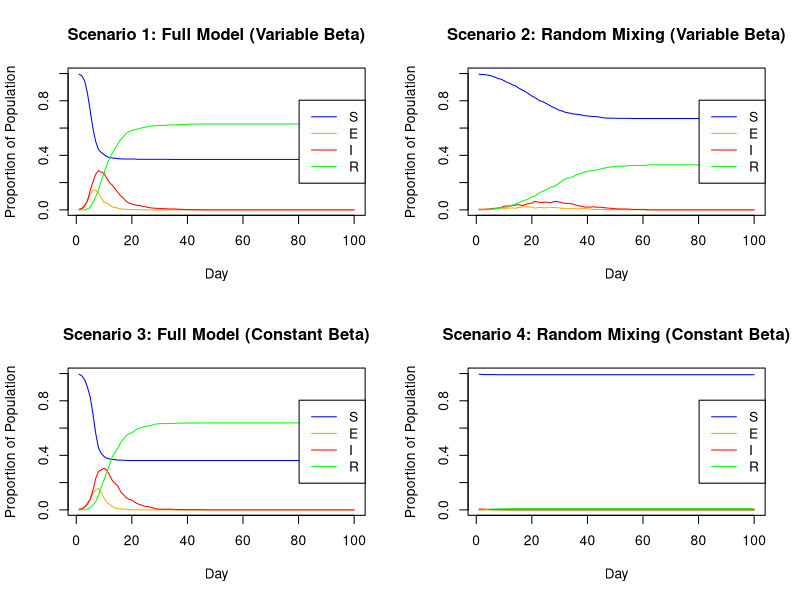

This chart was generated by the following R code:
#  Statistical Programming Group Project 2
#  Group 18 Members and Contributions:
#  Farah Nur Jannah Binti Farok (S2891743): Sections 1 and 2
#  Marta Gorecka (S1866561): Sections 2 & 3
#  Farell Zevic (S2810226): Sections 4 and 5

# ----------------------------------------------------------------

#  Code to simulate an SEIR epidemic model on a population network.
#  The population is divided into households, and each person also has a set of non-household contacts. 
#  Transmission can occur through household, close contact, or random mixing.
#  The code implements the following components:
#  1. Generate household assignments for each person.
#  2. Generate a network of non-household contacts based on sociability.
#  3. Simulate SEIR dynamics over time.
#  4. Visualize proportions of Susceptible, Exposed, Infectious, and Recovered individuals.
#  5. Compare four scenarios combining heterogeneous/constant sociability and random/full mixing.


# ------------------------ 1. Household distribution ---------------------------
#  Each person in the population belongs to a household.
#  Household sizes are uniformly distributed between 1 and hmax.
#  The vector h indicates which household each person belongs to; people with the same household number(ID) live in the same household.

set.seed(0)
n <- 1000 # population test size
hmax <- 5 # max household size
h <- rep(1:(n %/% hmax + 1), sample(1:hmax, n %/% hmax + 1, replace=TRUE))[1:n] # generate household IDs with sizes uniformly distributed between 1 and hmax


# ------------------------- 2.  Network of regular contacts --------------------
# function to generate non-household contacts
beta <- runif(n, 0, 1) #n vector of βi
get.net <- function(beta, h, nc = 15) {
  # beta = sociability vector all individuals
  # h = household membership vector
  # nc = average number of non-household contacts per person
  n <- length(beta) # total number of people
  bm <- mean(beta) # mean of vector beta
  contacts <- vector("list", n) # create empty list for each person
  
  for (i in seq_len(n)) {
    non_household <- which(h != h[i]) # identify people NOT in the same household as person i
    probij <- nc * beta[i] * beta[non_household] / (bm^2 * (n-1)) # probability links
    isampled <- runif(length(non_household)) < probij # randomly sample which non-householders to pick
    sampled <- non_household[isampled] # sampled non-householders
    contacts[[i]] <- sampled
    }
  # make the link bidirectional
  # ensure if person i lists person j as a contact, then person j also lists person i as a contact
  for (i in 1:n) {
    for (j in contacts[[i]] ) {
      # check if the reverse link (j -> i) already exists
      if (! (i %in% contacts[[j]]) ) { 
        contacts[[j]] <- c(contacts[[j]], i) # add i to j's contact list if bidirectional link does not exist
      }}}
  return(contacts) 
}

# --------------------------- 3. SEIR model implementation ---------------------
# n = number of people
# βi = sociability parameter for ith person
# h = n vector of indicating which household the person belongs to
# beta = n vector of βi; 
# nt = number of days to simulate 
# pinf = proportion of the initial population to *randomly* start in the I state'

alink <- get.net(beta, h, nc = 15) # non-household contacts
nseir <- function(beta, h, alink, alpha=c(.1,.01,.01), delta=.2, gamma=.4, nc=15, nt = 100, pinf = .005) {

# calculate combined infection rate using alpha
# Find the total pool of people that could be encountered daily.
# Assign probabilities depending on which group they are from.
# Get the total probability:
# Probability of NOT getting infected: Pnotinf = (1-alpha_h)*(1-alpha_c)*(1-alpha_r)
# Probability of getting infected: Pinf = 1 - Pnotinf = 1 - (1-alpha_h)*(1-alpha_c)*(1-alpha_r)
# Update SEIR states
  
  bm <- mean(beta)
  n <- length(beta)
  x <- rep(0,n) # vector x to store the infection state
  ni = round(pinf*n) # number of infected people
  iinf <- sample(1:n,ni) # randomly select the infectious people
  x[iinf] <- 2 # set those infected people to stage "2" (E->I)
  S <- E <- I <- R <- numeric(nt) #set up storage for pop in each state
  S[1] <- n-ni # initial susceptible people = all - infected
  I[1]<-ni # initial infected people
  
  for (t in 2:nt){ # infecting process to start the day after the initial infections happened
    for (i in iinf){
      household <- which(h == h[i])
      if (length(alink[[i]]) == 0 ) { # pretty sure NA shouldn't appear at all, but I couldn't figure out how to fix it
        next
      }
      else{
        ipluscontacts <- c(alink[[i]],i)
        randmix <- setdiff(1:n, c(household, ipluscontacts))
        randmixsampled <- sample(randmix, nc) 
        alldaily <- c(household, alink[[i]], randmixsampled) # all people person i might encounter
        probh <- 0; probc <-0; probr <-0 # reset probabilities after every run
        
        for (j in alldaily){
          if (x[j] == 0){
            if (is.na(h[j])){
              next
            }
            else if (h[i] == h[j]){
              probh <- alpha[1] # household
            }
            else if (j %in% alink[[i]]){
              probc <- alpha[2] # contacts 
            }
            probr <- alpha[3] * nc * beta[i] * beta[j] / (bm^2 * (n-1)) # random mixing
            Pinf = 1 - (1-probh)*(1-probc)*(1-probr) # calculate total probability 
            if (runif(1) < Pinf) {
              x[j] <- 1
              }
          }
        }
      }
    }
    u <- runif(n)
    x[x == 2 & u < delta] <- 3   # I -> R
    x[x == 1 & u < gamma] <- 2   # E -> I
    iinf <- which(x == 2) # update infected people
    
    # store number of people in each state
    S[t] <- sum(x == 0) 
    E[t] <- sum(x == 1)
    I[t] <- sum(x == 2)
    R[t] <- sum(x == 3)
    
  }
  return(list(S=S,E=E,I=I,R=R,t=1:nt))
}

# ------------------ 4. Visualization of SEIR population states ----------------
plot.nseir <- function(result, main_title) {
  n <- result$S[1] + result$E[1] + result$I[1] + result$R[1]
  
  plot(result$t, result$S / n, type = "l", col = "blue",
       xlab = "Day", ylab = "Proportion of Population",
       ylim = c(0, 1), main = main_title)
  lines(result$t, result$E / n, col = "orange")
  lines(result$t, result$I / n, col = "red")
  lines(result$t, result$R / n, col = "green")
  
  legend("right", legend = c("S", "E", "I", "R"),
         col = c("blue", "orange", "red", "green"), lty = 1)
}

# ------------------ 5. Scenario-based SEIR model comparison -------------------
set.seed(50)

n <- 1000
nt <- 100
beta_vector <- runif(n, 0, 1)
h_households <- rep(1:(n %/% 5 + 1), sample(1:5, n %/% 5 + 1, replace=TRUE)) [1:n]
beta_bar_vector <- rep(mean(beta_vector), n)

par(mfrow = c(2, 2))

# Scenario 1: full model with variable beta
alink_full <- get.net(beta = beta_vector, h = h_households)
result_full <- nseir(beta = beta_vector, h = h_households, alink = alink_full)
plot.nseir(result_full, "Scenario 1: Full Model (Variable Beta)")

# Scenario 2: random mixing with variable beta
alpha_random_mixing <- c(0, 0, 0.4)
result_random <- nseir(beta = beta_vector, h = h_households, alink = alink_full,
                       alpha = alpha_random_mixing)
plot.nseir(result_random, "Scenario 2: Random Mixing (Variable Beta)")

# Scenario 3: full fodel with constant beta
alink_homog <- get.net(beta = beta_bar_vector, h = h_households)
result_homog <- nseir(beta = beta_bar_vector, h = h_households, alink = alink_homog)
plot.nseir(result_homog, "Scenario 3: Full Model (Constant Beta)")

# Scenario 4: random mixing with constant beta
result_rand_homog <- nseir(beta = beta_bar_vector, h = h_households, alink = alink_homog,
                           alpha = alpha_random_mixing)
plot.nseir(result_rand_homog, "Scenario 4: Random Mixing (Constant Beta)")
par(mfrow = c(1, 1))
